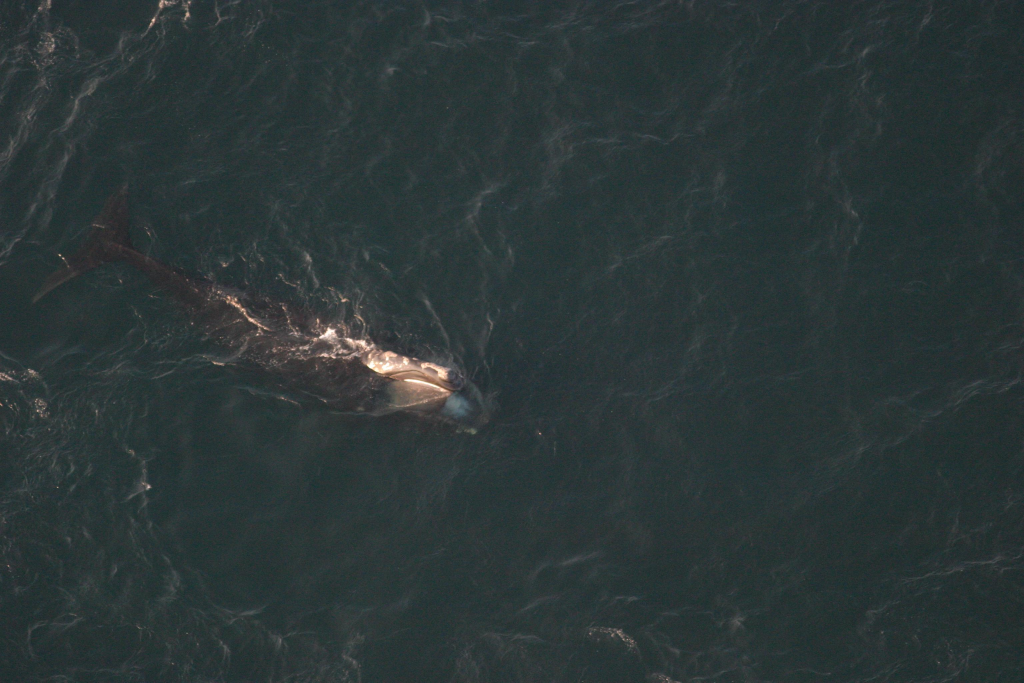
#> input picture resource/sample/whale/w_21.jpg, 3072 x 2048 px, found by its file name (shown at 1/3 size); its folder holds only this picture in this run
$ python whale_localizer.py
#> lines starting #> are read from the running program, lines starting #| are printed output that depends on the picture; after the words box and inside, x2 and y2 are one past the last pixel; in counts of white or black regions, pixels touching at a corner belong together
import sys
import os
import re
import numpy as np
import cv2
from environment import image_folder
import pdb

def get_hist(im):
    hist = cv2.calcHist([im],
                        [0,1,2,],
                        None,
                        [16,16,16],
                        [0,255,0,255,0,255]
                        )
    return hist

# [7 lines left out: function divImage, not called in this run]


#Sets a whole image to a value. By default, black
def setImage(im,val=0):
    for i in range(0,3):
        im[:,:,i]=val

#Create a mask image to select regions with a distinct histogram.
#  white zones are different enough from the base image
#  im: image
#  baseHist: Histogram of the base image (currently, the original image)
#  label: A label for the current step, just for debug
# [43 lines left out: functions simHist, show, clahe, not called in this run]


def find_whale(path_to_image):
    im = cv2.imread(path_to_image)
#> im is the input picture: shape (2048, 3072, 3); mean B, G, R 55.3, 54.9, 43.9

    if im is None:
        return None

    org = im
    #show("Orginial", org)

    #print("Processing")
    im = cv2.cvtColor(im,cv2.COLOR_BGR2HSV)
#> im: shape (2048, 3072, 3); mean H, S, V 91.1, 59, 56.4
    baseHist = get_hist(im)
    kernel = np.ones((40,40),np.uint8)
    im = cv2.erode(im,kernel,iterations=1)
#> im: shape (2048, 3072, 3); mean H, S, V 58.6, 12.7, 43.4
    im = cv2.dilate(im,kernel,iterations=1)
#> im: shape (2048, 3072, 3); mean H, S, V 78.1, 24.8, 46.2

    #   Mark regions
    im = cv2.cvtColor(im,cv2.COLOR_BGR2GRAY)
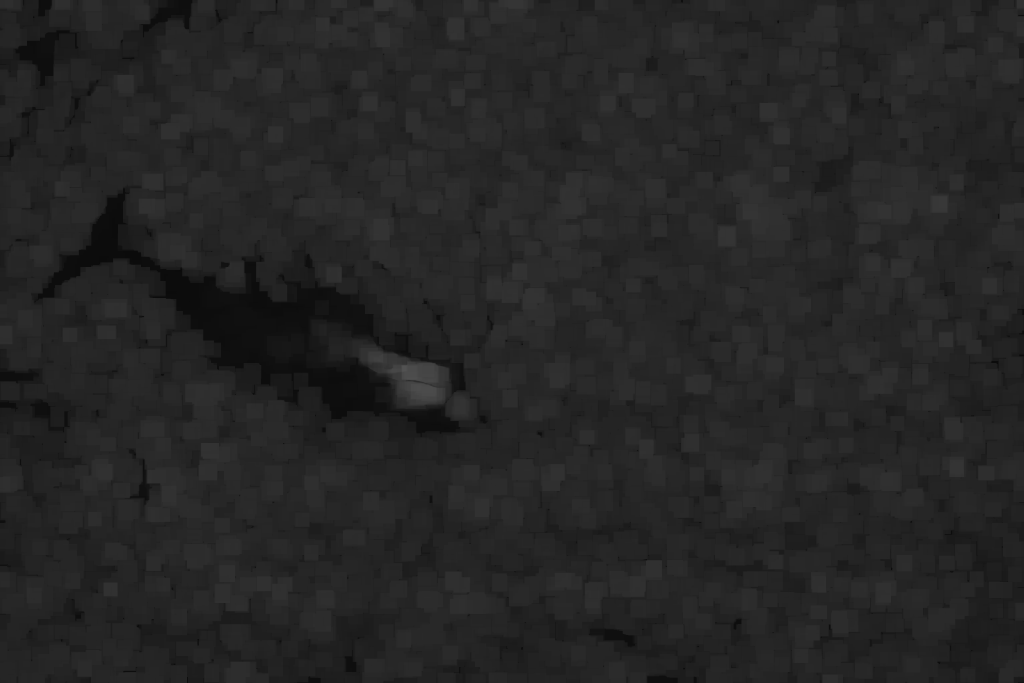
#> im: shape (2048, 3072) (shown at 1/3 size); min 9, max 82, mean 37.3
    # show("Processed", im)
    blur = cv2.GaussianBlur(im,(21,21),0)
    ret3,thresh = cv2.threshold(blur,0,255,cv2.THRESH_BINARY_INV+cv2.THRESH_OTSU)
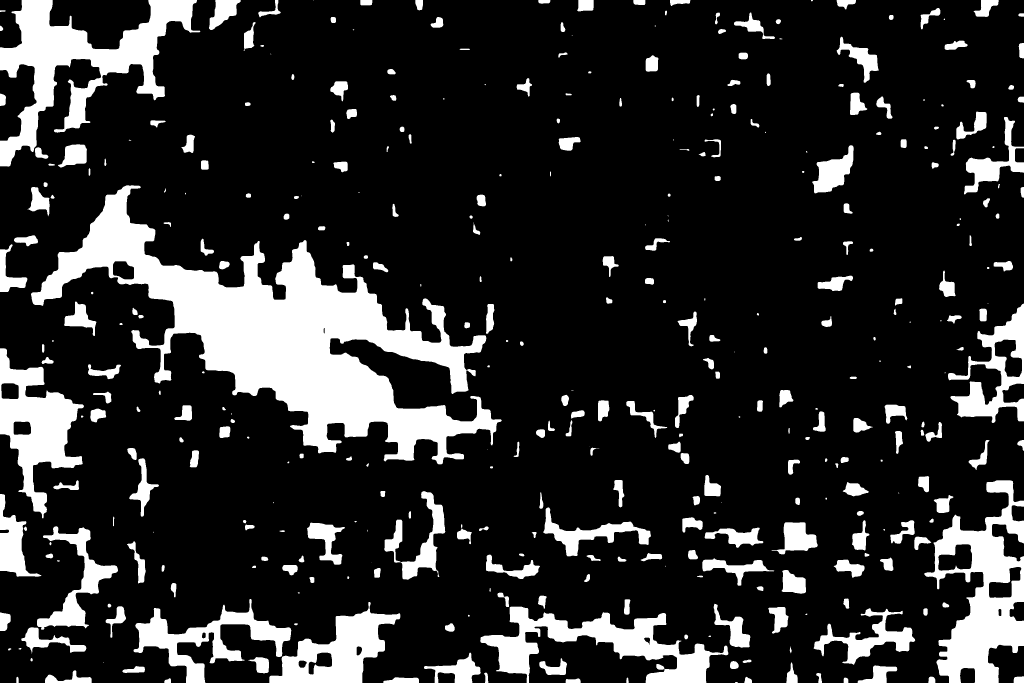
#> thresh: shape (2048, 3072) (shown at 1/3 size); 17.1% white; 376 white regions (44 under 20 px)
#> ret3 = 33
    # show("Masking", thresh)
    # pdb.set_trace()
    contours,hierarchy = cv2.findContours(thresh,cv2.RETR_EXTERNAL,cv2.CHAIN_APPROX_SIMPLE)
#> contours = 376 contours, 57 with area under 20; largest, box (x1, y1, x2, y2) and area: (93, 556, 1505, 1393) 348345, (0, 0, 601, 500) 93352, (2773, 1441, 3072, 2048) 89786, (1441, 1820, 2185, 2048) 56846, (0, 1045, 252, 1555) 56445
    cv2.drawContours(im,contours,-1,(255,255,255),3)
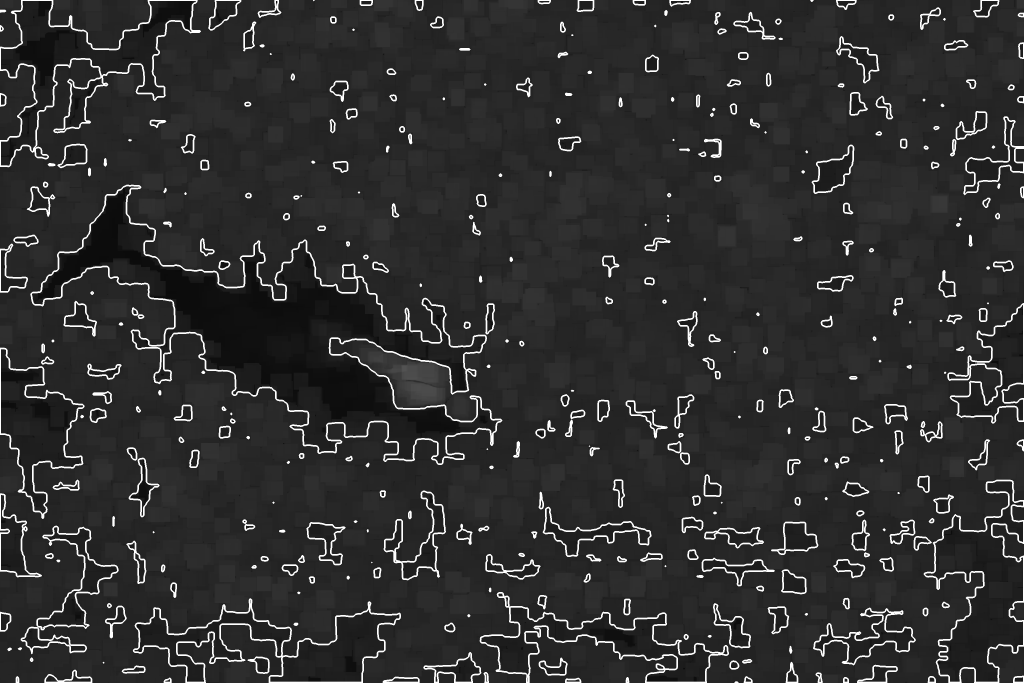
#> im: shape (2048, 3072) (shown at 1/3 size); 4.96% of pixels changed, all inside (x1, y1, x2, y2) = (0, 0, 3072, 2048)
    # show("Contours", im)
    # print(contours)
    best = None
    best_size = 0
    for cnt in contours:
        x,y,w,h = cv2.boundingRect(cnt)
        size = w * h
        if size > best_size:
            best_size = size
            best = cnt
        cv2.rectangle(im,(x-10,y-10),(x+w+10,y+h+10),(255,255,255),2)
#> this loop made 376 passes
#> (x, y, w, h, size, best_size) on passes 1, 2, 6, 13, 15, 24, 30, 37, 39, 118, 267: (2205, 2046, 9, 2, 18, 18), (1697, 2035, 45, 13, 585, 585), (1150, 2032, 107, 16, 1712, 1712), (135, 2011, 140, 37, 5180, 5180), (2573, 1996, 119, 52, 6188, 6188), (1272, 1958, 170, 90, 15300, 15300), (64, 1882, 195, 79, 15405, 15405), (2441, 1825, 305, 169, 51545, 51545), (1441, 1820, 744, 228, 169632, 169632), (2773, 1441, 299, 607, 181493, 181493), (93, 556, 1412, 837, 1181844, 1181844)
#> (x, y, w, h, size) on passes 3, 4, 5, 7, 8, 9: (493, 2035, 20, 13, 260), (2531, 2033, 14, 15, 210), (1879, 2033, 7, 15, 105), (2785, 2030, 21, 18, 378), (2233, 2030, 23, 18, 414), (49, 2030, 7, 18, 126)
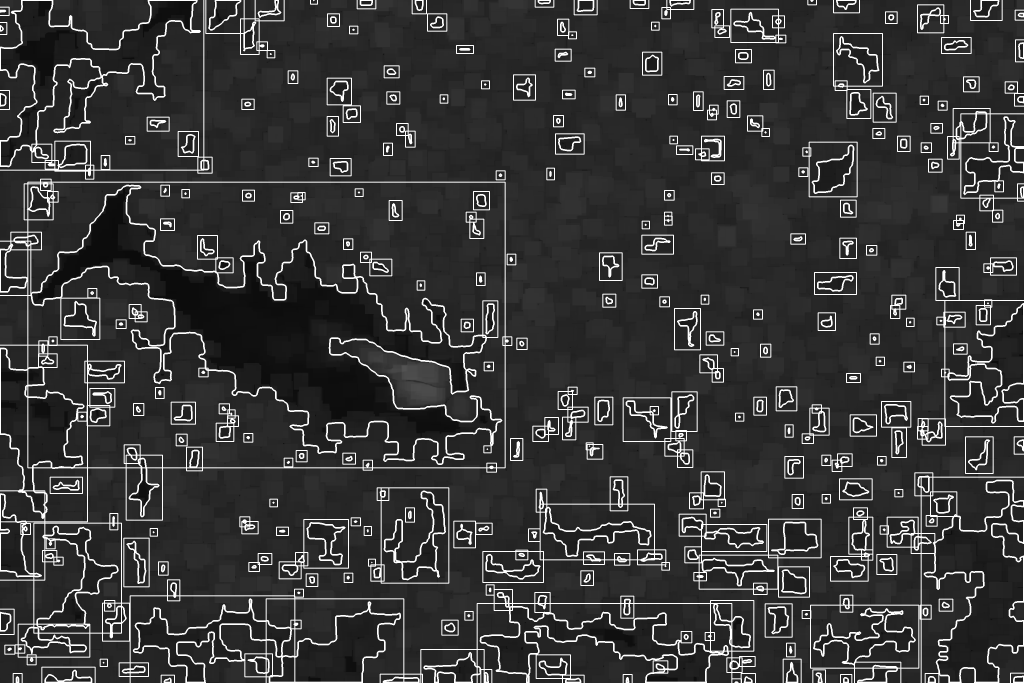
#> im: shape (2048, 3072) (shown at 1/3 size); 3.81% of pixels changed, all inside (x1, y1, x2, y2) = (0, 0, 3072, 2048)
#> after the loop, best = contour of 2661 points, box (x1, y1, x2, y2) (93, 556, 1505, 1393), area 348345; best_size = 1181844

    #Select biggest contour, assume that's the whale :D
    #  shows boundng box and contour
    if best_size > 0:
        bx,by,bw,bh = cv2.boundingRect(best)
#> bx = 93; by = 556; bw = 1412; bh = 837
        extract = org[ by:(by+bh), bx:(bx+bw) ]
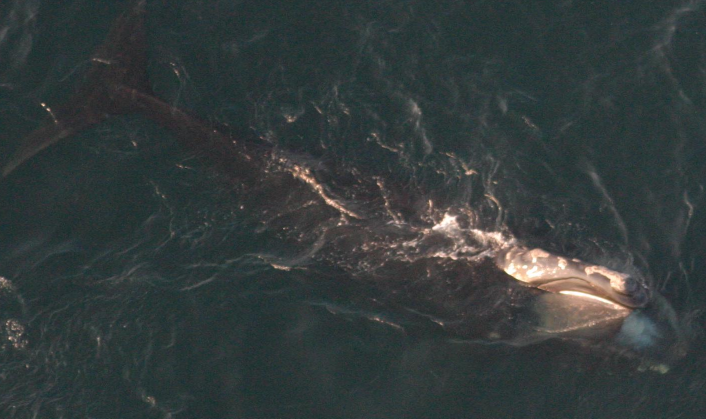
#> extract: shape (837, 1412, 3) (shown at 1/2 size); mean B, G, R 60, 60.1, 52.3
        mask = im[ by:(by+bh), bx:(bx+bw) ]
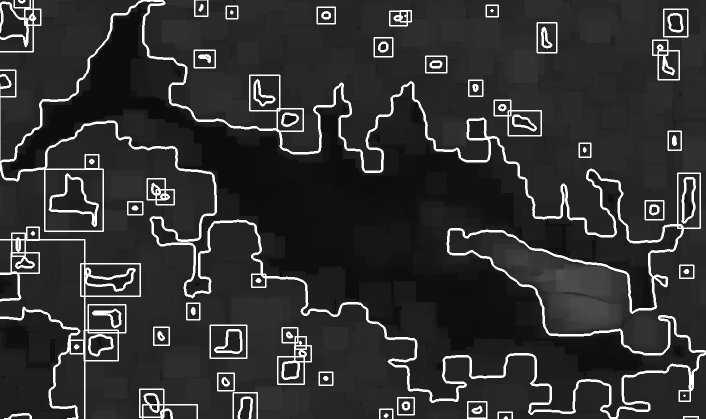
#> mask: shape (837, 1412) (shown at 1/2 size); min 9, max 255, mean 50.8
        #save extract and mask
        #cv2.imwrite(path_to_image+".output.extract.jpg", extract)
        return extract
        # cv2.imwrite(path_to_image+".output.mask.jpg",mask)

        #show findings
        cv2.rectangle(org,(bx-0,by-10),(bx+bw+10,by+bh+10),(0,0,255),5)
        cv2.drawContours(org,[best],0,(0,255,0),5)
        im = cv2.cvtColor(im,cv2.COLOR_GRAY2BGR)
        # show("full mask",im)
        # show("extract",extract)
        mask = cv2.cvtColor(mask,cv2.COLOR_GRAY2BGR)
        # [5 lines of commented-out code are left out]
    else:
        print("Failed")


if __name__ == '__main__':
    files = os.listdir(image_folder)
    for i in files:
        if ".output" in i:
            continue
        _file = os.path.join(image_folder, i)
        find_whale(_file)
        # [5 lines of commented-out code are left out]

$ run again, on resource/sample/whale/w_22.jpg
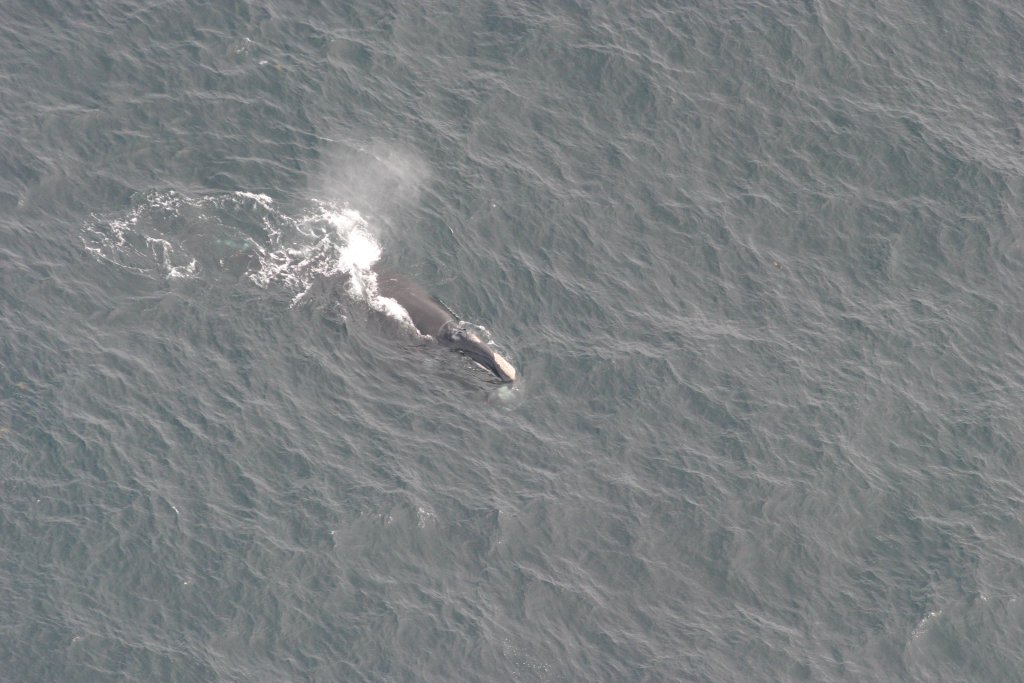
#> input picture resource/sample/whale/w_22.jpg, 3072 x 2048 px, found by its file name (shown at 1/3 size)
#> in find_whale, im is the input picture: shape (2048, 3072, 3); mean B, G, R 129.8, 128, 123.9
#> thresh: shape (2048, 3072); 13.5% white; 485 white regions (49 under 20 px)
#> ret3 = 42
#> contours = 485 contours, 60 with area under 20; largest, box (x1, y1, x2, y2) and area: (209, 539, 1591, 1346) 286116, (2441, 754, 2934, 1829) 85675, (2791, 346, 3072, 748) 29214, (1937, 896, 2274, 1114) 23432, (2208, 1741, 2600, 2048) 22177
#> the loop in find_whale, `for cnt in contours:` made 485 passes
#> (x, y, w, h, size, best_size) on passes 1, 6, 10, 16, 44, 46, 47, 70: (1092, 2038, 56, 10, 560, 560), (1992, 2029, 58, 19, 1102, 1102), (659, 2017, 64, 31, 1984, 1984), (1633, 1988, 109, 60, 6540, 6540), (1830, 1840, 141, 122, 17202, 17202), (1399, 1826, 171, 144, 24624, 24624), (2720, 1808, 196, 179, 35084, 35084), (2208, 1741, 392, 307, 120344, 120344)
#> after the loop in find_whale, `for cnt in contours:`:
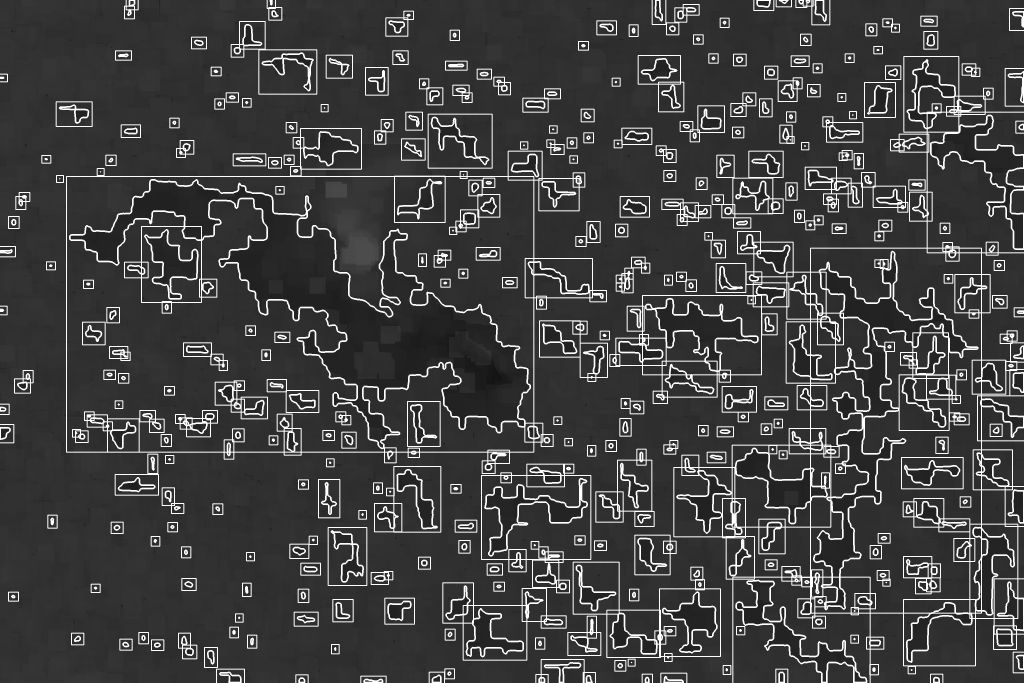
#> im: shape (2048, 3072) (shown at 1/3 size); min 15, max 255, mean 66.9
#> after the loop in find_whale, `for cnt in contours:`: best = contour of 2324 points, box (x1, y1, x2, y2) (209, 539, 1591, 1346), area 286116; best_size = 1115274
#> bx = 209; by = 539; bw = 1382; bh = 807
#> in find_whale, `mask = im[ by:(by+bh), bx:(bx+bw) ]`:
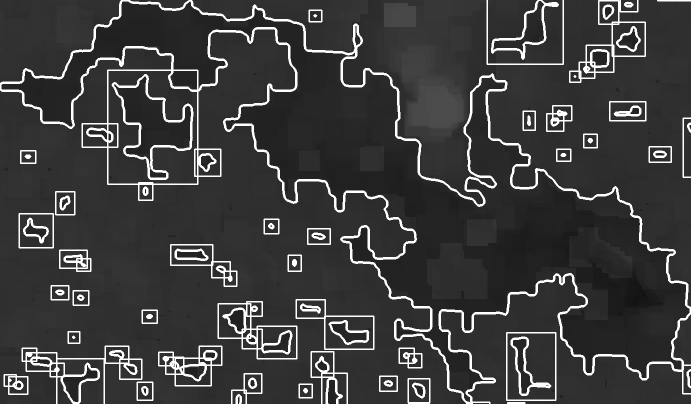
#> mask: shape (807, 1382) (shown at 1/2 size); min 15, max 255, mean 62.6
